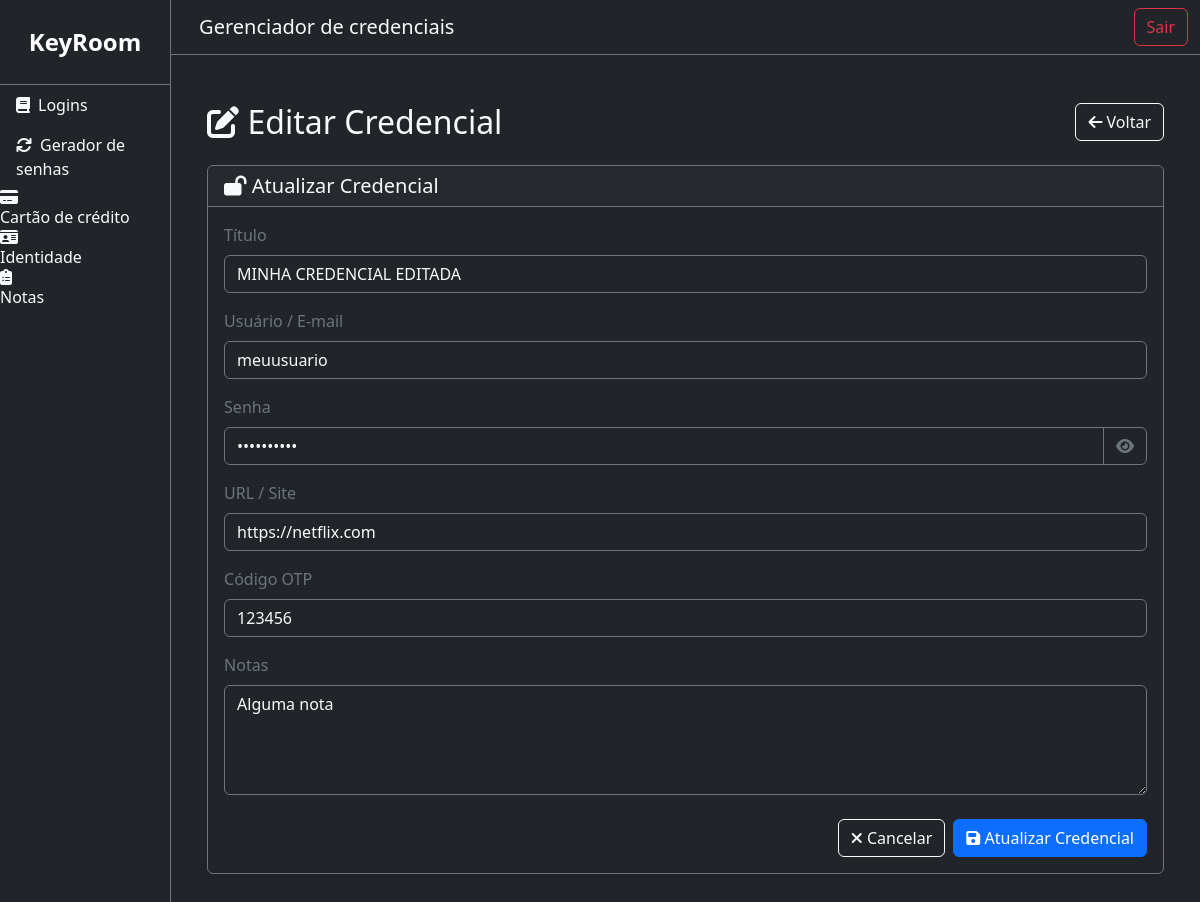
The app's page /credentials/edit/1/ (signed in) with its own data.
### core/models.py (models this page shows, shortened)
class Credential(models.Model):
    user = models.ForeignKey(User, on_delete=models.CASCADE, related_name='credentials')
    title = models.CharField(max_length=200)
    username = models.CharField(max_length=200)
    password = models.CharField(max_length=200, blank=True)
    url = models.CharField(max_length=200, blank=True)
    otpCode = models.CharField(max_length=200, blank=True)
    notes = models.TextField(blank=True)

### core/views/view_credentials.py (the view)
# urls.py: path('credentials/edit/<int:id>/', view_credentials.edit_credential, name='edit_credential'),
@login_required(login_url='home_page')
def edit_credential(request,id):
    credential = get_object_or_404(Credential, id=id, user=request.user)
    form = CredentialForm(instance=credential)
    return render(request, 'credential/edit.html', {
        'form': form,
        'credential': credential
    })

### core/forms.py
class CredentialForm(forms.ModelForm):
    class Meta:
        model = Credential
        fields = ['title', 'username', 'password', 'url', 'otpCode', 'notes']
    widgets = {
        'title': forms.TextInput(attrs={
            'class': 'form-control',
            'placeholder': 'Título da credencial...'
        }),
        'username': forms.TextInput(attrs={
            'class': 'form-control',
            'placeholder': 'Nome de usuário...'
        }),
        'password': forms.PasswordInput(attrs={
            'class': 'form-control',
            'placeholder': 'Senha...'
        }),
        'url': forms.TextInput(attrs={
            'class': 'form-control',
            'placeholder': 'URL da credencial...'
        }),
        'otpCode': forms.TextInput(attrs={
            'class': 'form-control',
            'placeholder': 'Código OTP...'
        }),
        'notes': forms.Textarea(attrs={
            'rows': 3,
            'class': 'form-control',
            'placeholder': 'Notas adicionais...'
        }),
    }

### core/templates/credential/edit.html (shortened to what this page needs)
{% extends 'base.html' %}
{% block content %}
<div class="container py-4">
    <div class="d-flex justify-content-between align-items-center mb-4">
        <h2 class="text-light mb-0"><i class="fas fa-edit"></i> Editar Credencial</h2>
        <a href="{% url 'main_page' %}" class="btn btn-outline-light">
            <i class="fas fa-arrow-left"></i> Voltar
        </a>
    </div>
    <div class="card bg-dark text-light border-secondary shadow-sm">
        <div class="card-header border-secondary">
            <h5 class="mb-0"><i class="fas fa-lock-open"></i> Atualizar Credencial</h5>
        </div>
        <div class="card-body">
            <form method="post" action="{% url 'update_credential' credential.id %}">
                <div class="mb-3">
                    <label for="id_title" class="form-label text-secondary">Título</label>
                    <input type="text" name="title" maxlength="200" class="form-control bg-dark text-light border-secondary" id="id_title" value="{{ credential.title }}" required>
                </div>
                <div class="mb-3">
                    <label for="id_username" class="form-label text-secondary">Usuário / E-mail</label>
                    <input type="text" name="username" maxlength="200" class="form-control bg-dark text-light border-secondary" id="id_username" value="{{ credential.username }}" required>
                </div>
                <div class="mb-3">
                    <label for="id_password" class="form-label text-secondary">Senha</label>
                    <div class="input-group">
                        <input type="password" name="password" maxlength="200" class="form-control bg-dark text-light border-secondary" id="id_password" value="{{ credential.password }}" required>
                        <button class="btn btn-outline-secondary" type="button" onclick="togglePassword('id_password')"><i class="fas fa-eye"></i></button>
                    </div>
                </div>
                <div class="mb-3">
                    <label for="id_url" class="form-label text-secondary">URL / Site</label>
                    <input type="text" name="url" maxlength="200" class="form-control bg-dark text-light border-secondary" id="id_url" placeholder="https://exemplo.com" value="{{ credential.url }}">
                </div>
                <div class="mb-3">
                    <label for="id_otpCode" class="form-label text-secondary">Código OTP</label>
                    <input type="text" name="otpCode" maxlength="200" class="form-control bg-dark text-light border-secondary" id="id_otpCode" value="{{ credential.otpCode }}">
                </div>
                <div class="mb-4">
                    <label for="id_notes" class="form-label text-secondary">Notas</label>
                    <textarea name="notes" rows="4" class="form-control bg-dark text-light border-secondary" id="id_notes" placeholder="Informações adicionais...">{{ credential.notes }}</textarea>
                </div>
                <div class="d-flex justify-content-end">
                    <a href="{% url 'main_page' %}" class="btn btn-outline-light me-2">
                        <i class="fas fa-times"></i> Cancelar
                    </a>
                    <button type="submit" class="btn btn-primary">
                        <i class="fas fa-save"></i> Atualizar Credencial
                    </button>
                </div>
            </form>
        </div>
    </div>
</div>
{% endblock %}

### records on screen
Credential: title "MINHA CREDENCIAL EDITADA", username "meuusuario", url "https://netflix.com", otpCode "123456", notes "Alguma nota"
